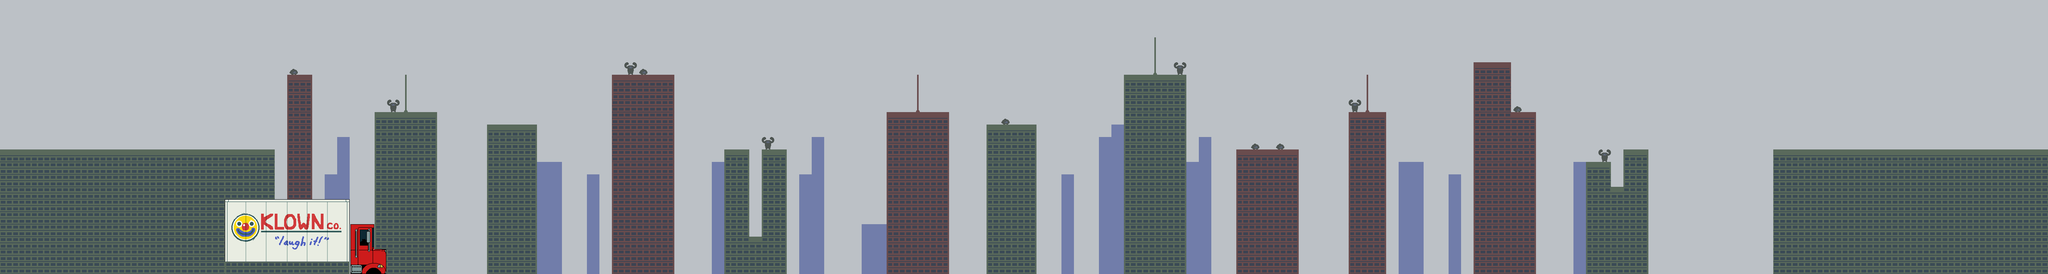

This is a level from a 2D game, rendered from its Tiled map with the project's own tilesets. A one-line summary and the map file follow, with tile-layer data summarised:
An orthogonal 164x22 tile map with 32x32 px tiles, 6 tile layers (SKY, PARALLAXSLOW, PARALLAXFAST, MIDDLEBACK, ...) and 12 objects (9x truckhead).

<map version="1.0" tiledversion="1.0.2" orientation="orthogonal" renderorder="right-down" width="164" height="22" tilewidth="32" tileheight="32" nextobjectid="82">
 <tileset firstgid="1" name="town" tilewidth="32" tileheight="32" spacing="1" tilecount="130" columns="13">
  <image source="../sprites/tilesets/truck.png" width="460" height="334" />
 </tileset>
 <layer name="SKY" width="164" height="22">
  <data>[3608 cells, 3608 non-empty, 1 distinct tile ids]</data>
 </layer>
 <layer name="PARALLAXSLOW" width="164" height="22">
  <data>[3608 cells, 332 non-empty, 1 distinct tile ids]</data>
 </layer>
 <layer name="PARALLAXFAST" width="164" height="22">
  <data>[3608 cells, 1136 non-empty, 18 distinct tile ids]</data>
 </layer>
 <layer name="MIDDLEBACK" width="164" height="22">
  <data>[3608 cells, 0 non-empty, 0 distinct tile ids]</data>
 </layer>
 <layer name="MIDDLEFRONT" width="164" height="22">
  <data>[3608 cells, 72 non-empty, 65 distinct tile ids]</data>
 </layer>
 <layer name="FRONT" width="164" height="22">
  <data>[3608 cells, 0 non-empty, 0 distinct tile ids]</data>
 </layer>
 <objectgroup name="COLLISION">
  <object id="20" x="576" y="512" width="320" height="320" />
  <object id="34" x="896" y="576" width="64" height="256" />
  <object id="35" x="960" y="640" width="32" height="192" />
 </objectgroup>
 <objectgroup name="ENTITIES">
  <object id="48" name="truckhead" gid="3" x="888" y="605" width="32" height="32" />
  <object id="49" name="truckhead" gid="3" x="929" y="611" width="32" height="32" />
  <object id="51" name="truckhead" gid="3" x="943" y="661" width="32" height="32" />
  <object id="52" name="truckhead" gid="3" x="960" y="704" width="32" height="32" />
  <object id="53" name="truckhead" gid="3" x="960" y="768" width="32" height="32" />
  <object id="54" name="truckhead" gid="3" x="960" y="736" width="32" height="32" />
  <object id="55" name="truckhead" gid="3" x="960" y="832" width="32" height="32" />
  <object id="56" name="truckhead" gid="3" x="960" y="800" width="32" height="32" />
  <object id="58" name="truckhead" gid="3" x="865" y="564" width="32" height="32" />
 </objectgroup>
</map>
